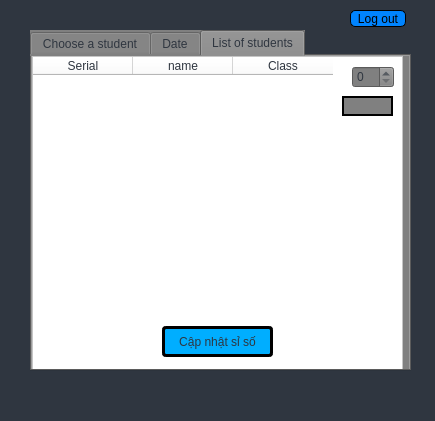
<?xml version="1.0" encoding="UTF-8"?>
<ui version="4.0">
 <class>MainWindow</class>
 <widget class="QMainWindow" name="MainWindow">
  <property name="geometry">
   <rect>
    <x>0</x>
    <y>0</y>
    <width>435</width>
    <height>421</height>
   </rect>
  </property>
  <property name="windowTitle">
   <string>MainWindow</string>
  </property>
  <property name="styleSheet">
   <string notr="true">background-color:#2F3640</string>
  </property>
  <widget class="QWidget" name="centralwidget">
   <widget class="QTabWidget" name="tabWidget">
    <property name="geometry">
     <rect>
      <x>30</x>
      <y>30</y>
      <width>381</width>
      <height>341</height>
     </rect>
    </property>
    <property name="styleSheet">
     <string notr="true">background-color:grey;
color:#2F3640;
</string>
    </property>
    <property name="currentIndex">
     <number>2</number>
    </property>
    <widget class="QWidget" name="tab">
     <attribute name="title">
      <string>Choose a student</string>
     </attribute>
     <widget class="QLineEdit" name="numout">
      <property name="geometry">
       <rect>
        <x>101</x>
        <y>21</y>
        <width>209</width>
        <height>246</height>
       </rect>
      </property>
      <property name="font">
       <font>
        <pointsize>200</pointsize>
       </font>
      </property>
      <property name="text">
       <string>s</string>
      </property>
      <property name="alignment">
       <set>Qt::AlignBottom|Qt::AlignHCenter</set>
      </property>
     </widget>
     <widget class="QPushButton" name="rdnum">
      <property name="geometry">
       <rect>
        <x>130</x>
        <y>271</y>
        <width>161</width>
        <height>41</height>
       </rect>
      </property>
      <property name="styleSheet">
       <string notr="true">background-color:#3498DB;
border-radius:10px;
border:2px solid black;
</string>
      </property>
      <property name="text">
       <string>Click to choose a student</string>
      </property>
     </widget>
    </widget>
    <widget class="QWidget" name="tab_3">
     <attribute name="title">
      <string>Date</string>
     </attribute>
     <widget class="QCalendarWidget" name="calendarWidget">
      <property name="geometry">
       <rect>
        <x>90</x>
        <y>40</y>
        <width>200</width>
        <height>144</height>
       </rect>
      </property>
      <property name="styleSheet">
       <string notr="true">background-color: rgb(0, 174, 255);</string>
      </property>
     </widget>
    </widget>
    <widget class="QWidget" name="tab_2">
     <attribute name="title">
      <string>List of students</string>
     </attribute>
     <widget class="QTableWidget" name="tableHocSinh">
      <property name="geometry">
       <rect>
        <x>0</x>
        <y>0</y>
        <width>371</width>
        <height>371</height>
       </rect>
      </property>
      <property name="styleSheet">
       <string notr="true">background-color:white</string>
      </property>
      <column>
       <property name="text">
        <string>Serial</string>
       </property>
      </column>
      <column>
       <property name="text">
        <string>name</string>
       </property>
      </column>
      <column>
       <property name="text">
        <string>Class</string>
       </property>
      </column>
     </widget>
     <widget class="QSpinBox" name="spinBoxSiSo">
      <property name="geometry">
       <rect>
        <x>320</x>
        <y>10</y>
        <width>42</width>
        <height>22</height>
       </rect>
      </property>
      <property name="styleSheet">
       <string notr="true">background-color:grey</string>
      </property>
     </widget>
     <widget class="QPushButton" name="update">
      <property name="geometry">
       <rect>
        <x>130</x>
        <y>270</y>
        <width>111</width>
        <height>31</height>
       </rect>
      </property>
      <property name="styleSheet">
       <string notr="true">#update{
	background-color:rgb(0, 174, 255);
	border: 3px solid black;
	border-radius: 4px
}</string>
      </property>
      <property name="text">
       <string>Cập nhật sỉ số</string>
      </property>
     </widget>
     <widget class="QLineEdit" name="lop">
      <property name="geometry">
       <rect>
        <x>310</x>
        <y>40</y>
        <width>51</width>
        <height>20</height>
       </rect>
      </property>
      <property name="styleSheet">
       <string notr="true">border:2px solid black</string>
      </property>
     </widget>
    </widget>
   </widget>
   <widget class="QPushButton" name="log_out">
    <property name="geometry">
     <rect>
      <x>350</x>
      <y>10</y>
      <width>56</width>
      <height>17</height>
     </rect>
    </property>
    <property name="styleSheet">
     <string notr="true">#log_out{
	background-color:rgb(0, 132, 255);
	border-radius:5px;
	border: 1px solid black
}
:hover{
	background-color:rgb(0, 112, 211)
}</string>
    </property>
    <property name="text">
     <string>Log out</string>
    </property>
   </widget>
  </widget>
  <widget class="QMenuBar" name="menubar">
   <property name="geometry">
    <rect>
     <x>0</x>
     <y>0</y>
     <width>435</width>
     <height>18</height>
    </rect>
   </property>
  </widget>
  <widget class="QStatusBar" name="statusbar"/>
 </widget>
 <resources/>
 <connections/>
</ui>
